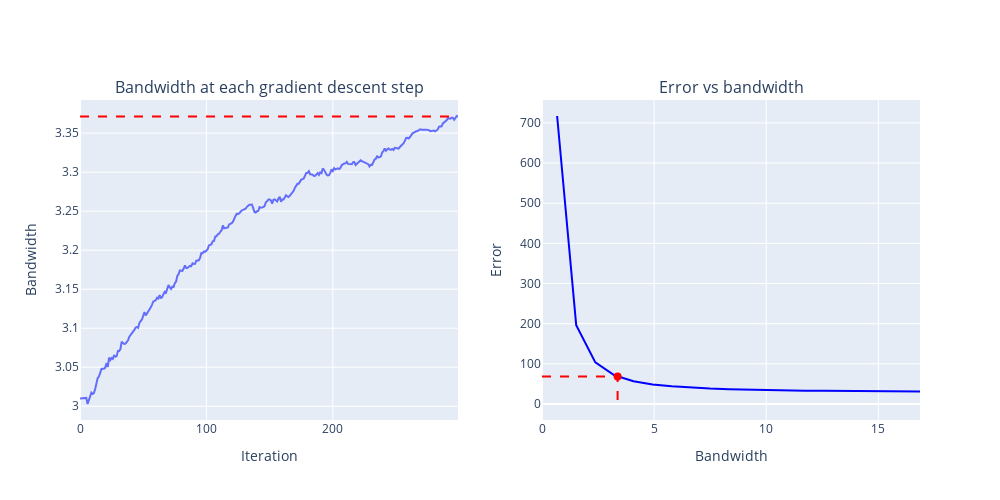

The code cell stored with this chart in its notebook:
### Code cell
gcobra.draw_learning_curve()
y_pred = gcobra.predict(X_test_features)
print(mean_absolute_percentage_error(y_test, y_pred))
print(mean_squared_error(y_test, y_pred))

### Figure 1 — Plotly figure (JSON) as saved in the notebook; plotly's stock layout.template omitted (floating-point values rounded to 4 significant figures; data arrays with more than 128 entries replaced by an {"elided": "..."} marker saying what was removed)
{"data": [{"mode": "lines", "name": "Loss", "showlegend": false, "type": "scatter", "x": {"elided": "300 int values"}, "xaxis": "x", "y": {"elided": "300 float values"}, "yaxis": "y"}, {"line": {"color": "red", "dash": "dash"}, "mode": "lines", "name": "Optimal point", "showlegend": false, "type": "scatter", "x": [0, 299], "xaxis": "x", "y": [3.371, 3.371], "yaxis": "y"}, {"line": {"color": "blue"}, "mode": "lines", "name": "Loss", "showlegend": false, "type": "scatter", "x": [0.6743, 1.526, 2.378, 3.229, 4.081, 4.933, 5.785, 6.636, 7.488, 8.34, 9.191, 10.04, 10.89, 11.75, 12.6, 13.45, 14.3, 15.15, 16.01, 16.86], "xaxis": "x2", "y": [717.1, 196.0, 103.5, 71.4, 56.69, 48.74, 43.93, 40.78, 38.58, 36.96, 35.72, 34.74, 33.95, 33.29, 32.74, 32.26, 31.85, 31.5, 31.18, 30.9], "yaxis": "y2"}, {"marker": {"color": "red", "size": 8}, "mode": "markers", "name": "Optimal point", "showlegend": false, "type": "scatter", "x": [3.371], "xaxis": "x2", "y": [68.19], "yaxis": "y2"}, {"line": {"color": "red", "dash": "dash"}, "mode": "lines", "showlegend": false, "type": "scatter", "x": [0.0, 3.371, 3.371], "xaxis": "x2", "y": [68.19, 68.19, 0.0], "yaxis": "y2"}], "layout": {"annotations": [{"font": {"size": 16}, "showarrow": false, "text": "Bandwidth at each gradient descent step", "x": 0.225, "xanchor": "center", "xref": "paper", "y": 1, "yanchor": "bottom", "yref": "paper"}, {"font": {"size": 16}, "showarrow": false, "text": "Error vs bandwidth", "x": 0.775, "xanchor": "center", "xref": "paper", "y": 1, "yanchor": "bottom", "yref": "paper"}], "height": 500, "width": 1000, "xaxis": {"anchor": "y", "domain": [0, 0.45], "title": {"text": "Iteration"}}, "xaxis2": {"anchor": "y2", "domain": [0.55, 1], "title": {"text": "Bandwidth"}}, "yaxis": {"anchor": "x", "domain": [0, 1], "title": {"text": "Bandwidth"}}, "yaxis2": {"anchor": "x2", "domain": [0, 1], "title": {"text": "Error"}}}}
